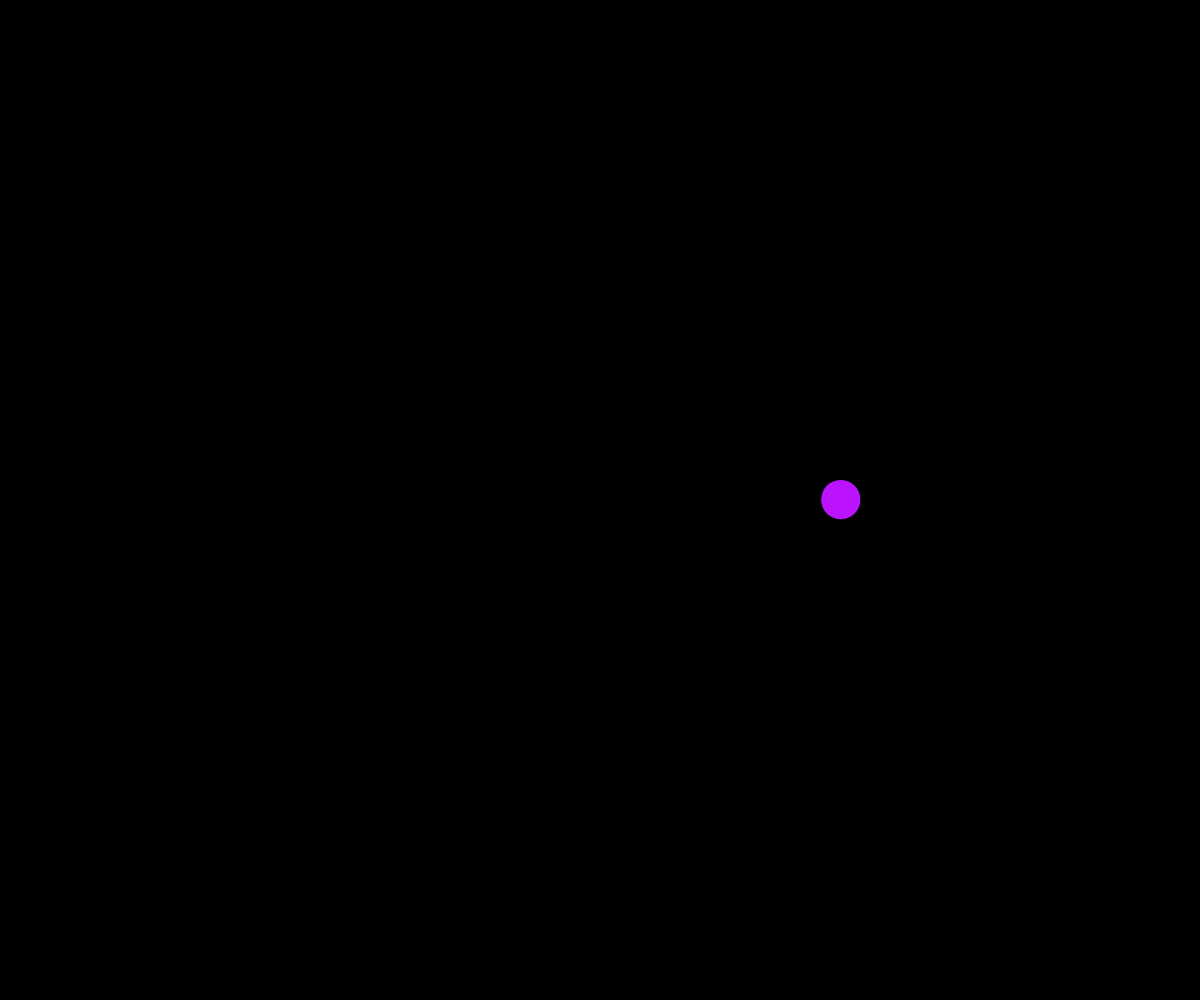
Frame 1 (no input)
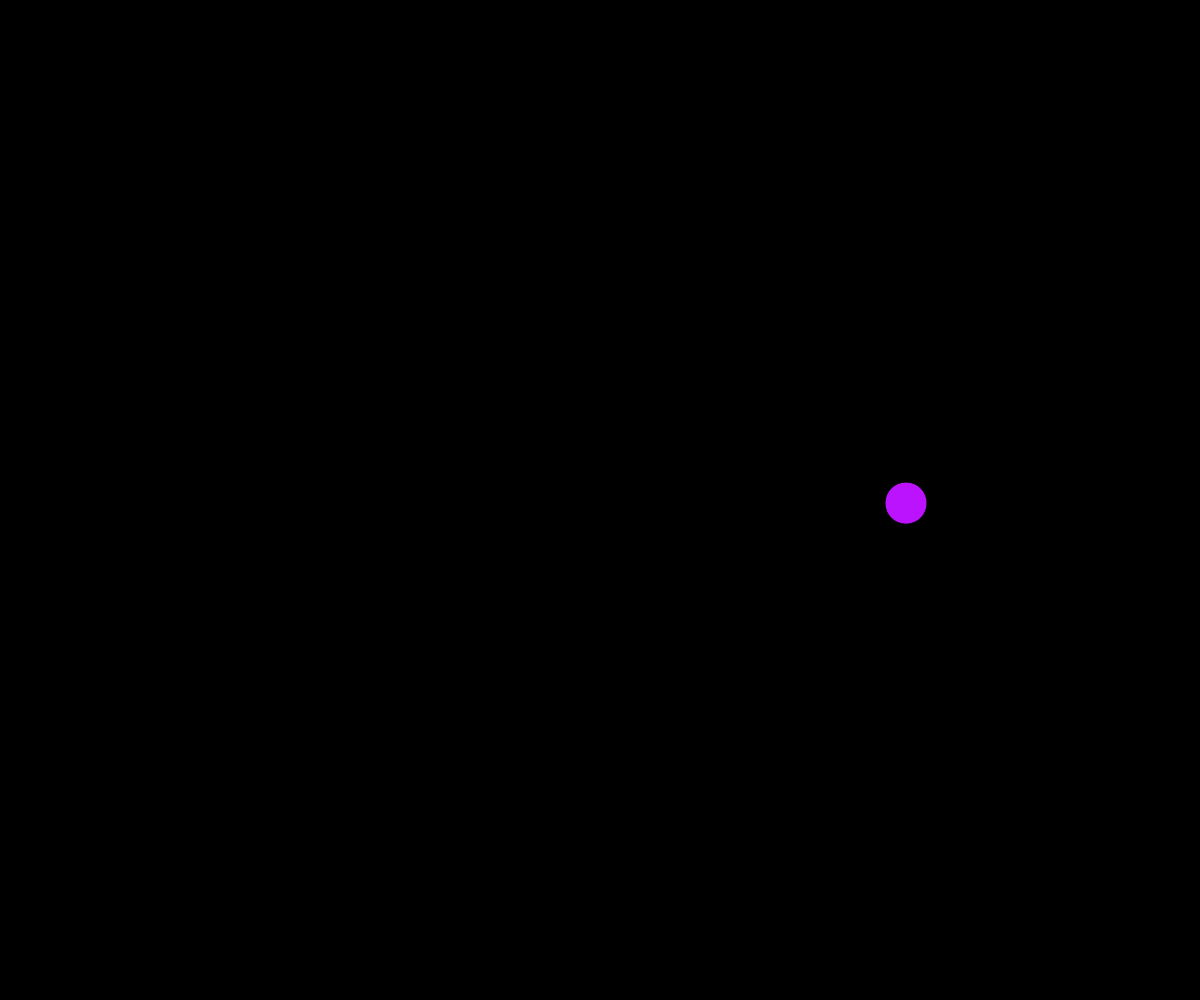
Frame 60 (no input)
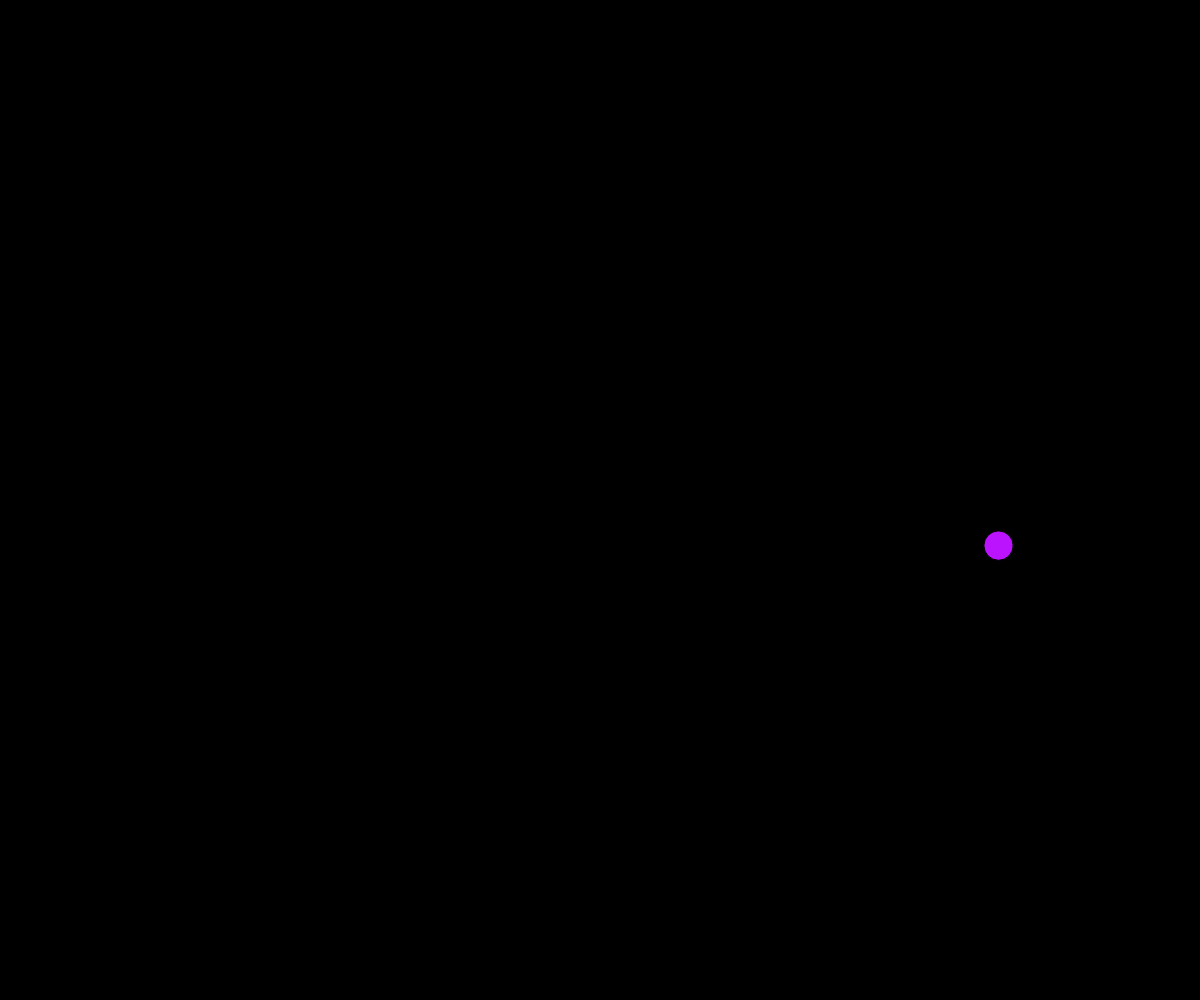
Frame 120 (the mouse pressed at the canvas centre since frame 60)

The p5.js sketch that drew these frames (run headless with seeded random() and noise() and a simulated clock; from frame 60 on, the mouse is pressed at the canvas centre):

// p5.js sketch
// ── sketch.js
// Random vs Noise
// Muhammad Ismail
// 2/27/2026
//
// Looking at unperdictability
// Spesificly the diffrence between
// Uniformal distributed numbers
// and Perlin Noise

// Chalange 
// Use noise() to make/use a
// ySpeed variable 

// Globle Variables
let d1, d2;
let minSize = 5;
let maxSize = 100;
let x1, x2, y1,y2;

// variables for using noise()
let noiseTime = 5, noiseSpeed = 0.01;
let ySpeed = 0, xSpeed = 0; // range: -5 aand +5
// "nosieSpeed" controls how connected
// the random noise() values are


function setup() {
  createCanvas(windowWidth, windowHeight);
  x1 = width*0.3;
  y1 = height*0.5;
  x2 = width*0.7;
  y2 = height*0.5;
  //frameRate(3); Slows down evrything too
}

function draw() {
  background(0);
  //randomSeed(703); // actual value
  //stars();
  ySpeed = noise(noiseTime + 5);
  xSpeed = noise(noiseTime - 20);
  xSpeed = map(xSpeed, 0, 1, -5, 5);
  ySpeed = map(ySpeed, 0, 1, -5, 5);
  y2 += ySpeed;
  x2 += xSpeed;
  //randomCircle();
  noiseCircle();
}

function stars() {
  // Use random to genrate 100 stars
  // Alt + Shift + F → Auto formating
  fill(255);
  for (let i = 0; i < 100; i++) {
    let x = random(0, width);
    let y = random(0, height);
    circle(x, y, 6);
  }
}

function randomCircle(){
  // draw a fixed circle with randomly changing diameter
  fill(120,0,0);
  d1 = random(minSize,maxSize);
  circle(x1, y1, d1);
}

function noiseCircle(){
  // draw a fixed circle with randomly
  // changing (but smooth) diameters
  d2 = noise(noiseTime);   //yields value between 0-1
  d2 = map(d2, 0, 1, minSize, maxSize);

  fill(188, 19, 254);
  circle(x2,y2,d2);
  noiseTime += noiseSpeed;
}
